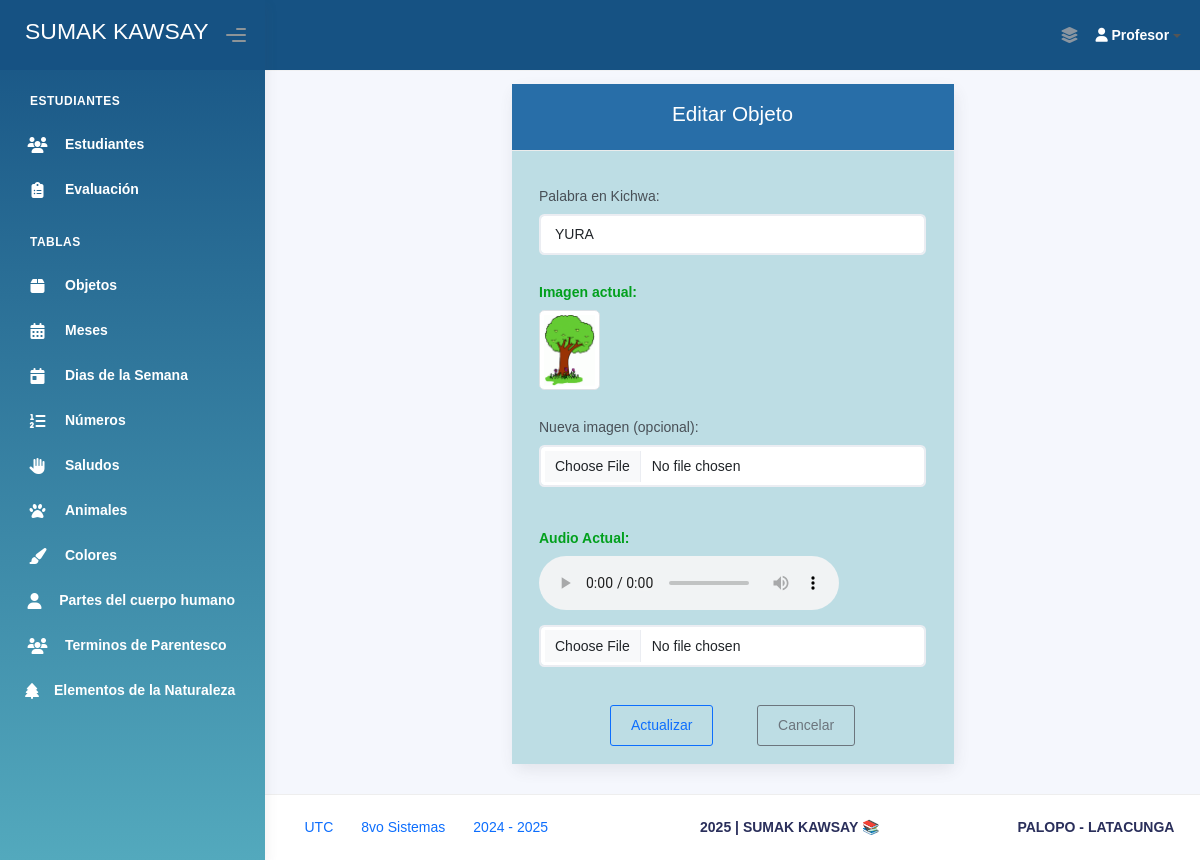
The page /objetos/editar/24/ (signed in) on the database its author committed.
### Aplicaciones/Modulos/models.py (models this page shows, shortened)
class Aprender_Objetos(models.Model):
    imagen_obj = models.ImageField(upload_to='imagenes_aprender_objetos/', null=True, blank=True)
    palabra_obj = models.CharField(max_length=100)
    audio_kichwa_obj = models.FileField(upload_to='audios_kichwa_objetos/', null=True, blank=True)

### Aplicaciones/Modulos/views.py (the view, shortened to what this page needs)
# urls.py: path('objetos/editar/<int:id>/', views.editar_objeto, name='editar_objeto'),
def editar_objeto(request, id):
    if not request.session.get('profesor_id'):
        return redirect('login_profesor')
    objeto = get_object_or_404(Aprender_Objetos, id=id)
    error_palabra = None
    return render(request, 'AprendizajeAdmin/Objetos/editar_objeto.html', {
        'objeto': objeto,
        'error_palabra': error_palabra
    })

### Aplicaciones/Modulos/templates/AprendizajeAdmin/Objetos/editar_objeto.html (shortened to what this page needs)
{% extends 'plantillaAdmin.html' %}
{% block body %}
<br><br>
<div class="container mt-5">
    <div class="row justify-content-center">
        <div class="col-md-6">
            <div class="card">
                <div class="card-header text-center" style="background-color: #286ea8;">
                    <h4 style="color: white;">Editar Objeto</h4>
                </div>
                <div class="card-body Mensaje-error" style="background-color: #bddde4">
                    <form action="{% url 'editar_objeto' objeto.id %}" method="POST" enctype="multipart/form-data" id="frm_objeto">
                        <div class="form-group">
                            <label for="palabra_obj">Palabra en Kichwa:</label>
                            <input type="text" name="palabra_obj" id="palabra_obj" class="form-control"
                                   value="{{ objeto.palabra_obj }}" required>
                        </div>
                        <div class="form-group">
                            <label><b style="color: rgb(2, 160, 29);">Imagen actual:</b></label>
                            <div>
                                {% if objeto.imagen_obj %}
                                    <img src="{{ objeto.imagen_obj.url }}" alt="Imagen actual"
                                         class="img-thumbnail" style="max-width: 100px; max-height: 80px;">
                                {% else %}
                                    <p>No hay imagen cargada.</p>
                                {% endif %}
                            </div>
                        </div>
                        <div class="form-group">
                            <label for="imagen_obj">Nueva imagen (opcional):</label>
                            <input type="file" name="imagen_obj" id="imagen_obj" class="form-control" accept="image/*">
                        </div>
                       <div class="form-group">
                            <label for="audio_kichwa_obj"><b style="color: rgb(2, 160, 29);">Audio Actual:</b></label><br>
                            {% if objeto.audio_kichwa_obj %}
                                <audio controls>
                                    <source src="{{ objeto.audio_kichwa_obj.url }}" type="audio/mpeg">
                                </audio><br>
                            {% else %}
                                No disponible<br>
                            {% endif %}
                            <input type="file" name="audio_kichwa_obj" id="audio_kichwa_obj" class="form-control mt-2" accept="audio/*">
                        </div>
                        <div class="text-center mt-4">
                            <button type="submit" class="btn btn-outline-primary">Actualizar</button>
                            <a href="{% url 'lista_objetos' %}" class="btn btn-outline-secondary">Cancelar</a>
                        </div>
                    </form>
                </div>
            </div>
        </div>
    </div>
</div>
{% endblock %}

### Aplicaciones/Modulos/templates/plantillaAdmin.html (style rules this page uses)
.Mensaje-error { color: red; font-size: 20px; font-weight: bold; }

### rows shown on the page
Aprender_Objetos: palabra_obj "YURA", imagen_obj (picture)
